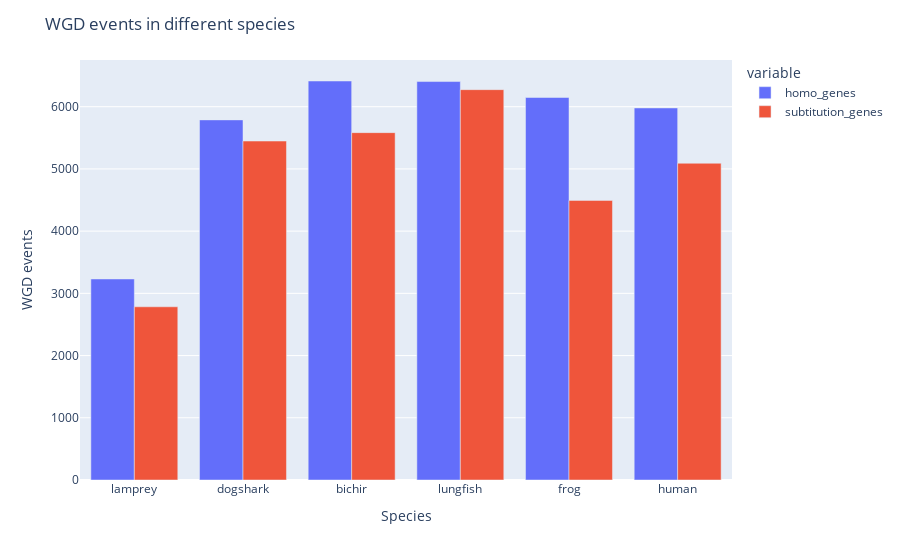

Notebook cell for this chart:
### Code cell
# drawBar(df=df_homo,out='H:/002.singcell/01.liver/10.mutileSpecies/05.SAMap/05.subtitution_events/WGD_events.pdf')
drawBar(df=df_homo)

### Figure 1 — Plotly figure (JSON) as saved in the notebook; plotly's stock layout.template omitted (floating-point values rounded to 4 significant figures)
{"data": [{"alignmentgroup": "True", "hovertemplate": "variable=homo_genes<br>index=%{x}<br>value=%{y}<extra></extra>", "legendgroup": "homo_genes", "marker": {"color": "#636efa", "pattern": {"shape": ""}}, "name": "homo_genes", "offsetgroup": "homo_genes", "orientation": "v", "showlegend": true, "textposition": "auto", "type": "bar", "x": ["lamprey", "dogshark", "bichir", "lungfish", "frog", "human"], "xaxis": "x", "y": [3231, 5788, 6413, 6404, 6148, 5980], "yaxis": "y"}, {"alignmentgroup": "True", "hovertemplate": "variable=subtitution_genes<br>index=%{x}<br>value=%{y}<extra></extra>", "legendgroup": "subtitution_genes", "marker": {"color": "#EF553B", "pattern": {"shape": ""}}, "name": "subtitution_genes", "offsetgroup": "subtitution_genes", "orientation": "v", "showlegend": true, "textposition": "auto", "type": "bar", "x": ["lamprey", "dogshark", "bichir", "lungfish", "frog", "human"], "xaxis": "x", "y": [2784, 5448, 5583, 6274, 4494, 5091], "yaxis": "y"}], "layout": {"barmode": "group", "legend": {"title": {"text": "variable"}, "tracegroupgap": 0}, "margin": {"t": 60}, "title": {"text": "WGD events in different species"}, "xaxis": {"anchor": "y", "domain": [0, 1], "title": {"text": "Species"}}, "yaxis": {"anchor": "x", "domain": [0, 1], "title": {"text": "WGD events"}}}}
